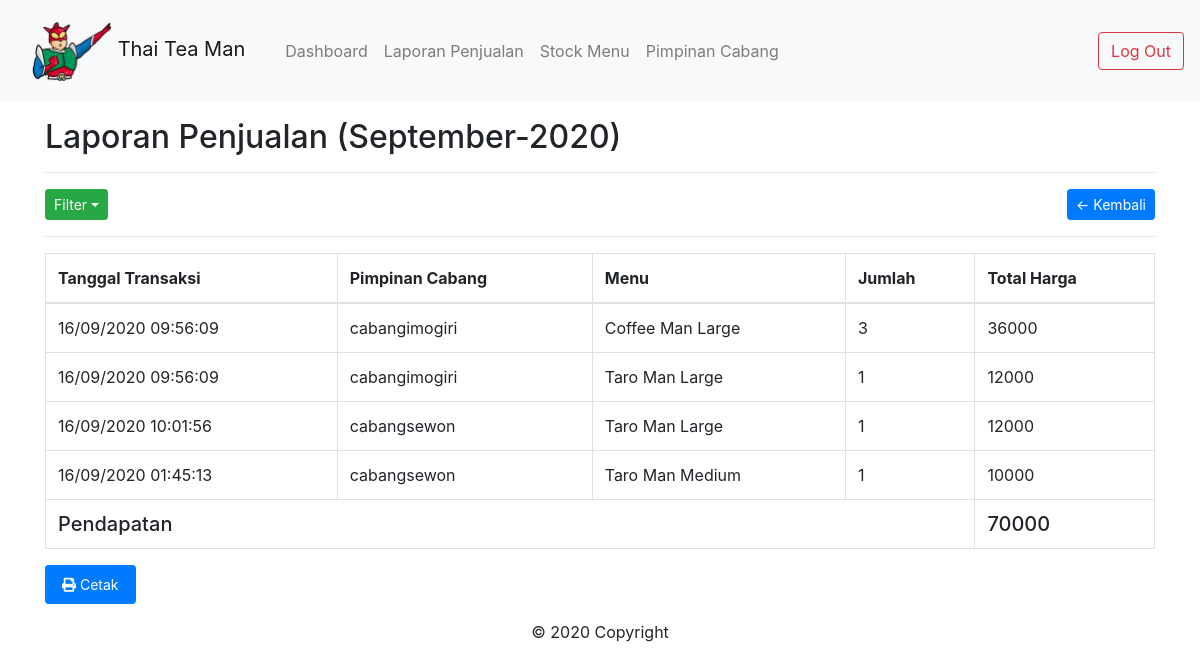
The page /admin/transaksi.php (signed in) on the database its author committed.
### tables this page shows
CREATE TABLE `tb_transaksi` (
  `id` int(11) NOT NULL,
  `id_barang` int(11) NOT NULL,
  `id_user` int(11) NOT NULL,
  `jumlah_barang` int(11) NOT NULL,
  `tanggal_transaksi` timestamp NULL DEFAULT current_timestamp()
);

CREATE TABLE `tb_users` (
  `id` int(11) NOT NULL,
  `nama` varchar(255) NOT NULL,
  `password` varchar(255) NOT NULL,
  `jabatan` enum('admin','kasir') NOT NULL
);

CREATE TABLE `tb_barang` (
  `id` int(11) NOT NULL,
  `nama_barang` varchar(255) NOT NULL,
  `jenis_barang` varchar(255) NOT NULL,
  `harga` varchar(100) NOT NULL
);

### admin/transaksi.php (called while the page is built, shortened)
<?php
require_once '../config/db.php';
$tb_kasir 		= $conn->query("SELECT id, nama FROM tb_users WHERE jabatan = 'kasir'");
$data_kasir 	= $tb_kasir->fetch_all(MYSQLI_ASSOC);
$date  			= $conn->query("SELECT DATE_FORMAT(SYSDATE(), '%Y-%m')")->fetch_row();
$sysdate  		= $date[0];
if(isset($_POST['id_kasir']) && $_POST['id_kasir']>0){
	$sysdate = $_POST['date'];
	$mydate = DateTime::createFromFormat('Y-m', $sysdate)->format('F-Y');
	$nama_kasir = $data_kasir[searchForId($_POST['id_kasir'],$data_kasir,'id')]['nama'];
	$id = $_POST['id_kasir'];
	$where = " WHERE tb_transaksi.id_user = $id AND DATE_FORMAT(tb_transaksi.tanggal_transaksi, '%Y-%m') = '$sysdate'";
}
else{
	$mydate = DateTime::createFromFormat('Y-m', $sysdate)->format('F-Y');
	$where=" WHERE DATE_FORMAT(tb_transaksi.tanggal_transaksi, '%Y-%m') = '$sysdate'";
}
$tb_transaksi 		= $conn->query("SELECT tb_transaksi.*, tb_barang.*, tb_users.nama, (tb_barang.harga * tb_transaksi.jumlah_barang) AS Total FROM tb_transaksi INNER JOIN tb_barang ON tb_transaksi.id_barang = tb_barang.id INNER JOIN tb_users ON tb_transaksi.id_user = tb_users.id".$where);
$data_tb_transaksi 	= $tb_transaksi->fetch_all(MYSQLI_ASSOC);
$total = [];
for ($i=0; $i < $tb_transaksi->num_rows; $i++) {
	array_push($total, $data_tb_transaksi[$i]['Total']);
}
$total_transaksi = array_sum($total);
require_once 'includes/header.php';
require_once 'includes/transaksi.php';
require_once 'includes/footer.php';
?>

### admin/includes/transaksi.php (the view, shortened to what this page needs)
<div class="container mt-3">
	<h2>Laporan Penjualan (<?= $mydate ?>)</h2>
	<hr>
	<div class="dropdown">
    	<button type="button" class="btn btn-success dropdown-toggle btn-sm float-left" data-toggle="dropdown">Filter</button>
	</div>
	<a href="index.php" class="btn btn-primary btn-sm float-right">&larr; Kembali</a>
	<div class="clearfix"></div>
	<hr>
	<table class="table table-bordered">
	<thead class="thead-light" class="align-middle">
		<thead>
			<tr>
				<th>Tanggal Transaksi</th>
				<th>Pimpinan Cabang</th>
				<th>Menu</th>
				<th>Jumlah</th>
				<th>Total Harga</th>
			</tr>
		</thead>
		<tbody>
			<?php foreach ($data_tb_transaksi as $data): ?>
			<tr>
				<td><?= date('d/m/Y h:i:s', strtotime($data['tanggal_transaksi'])) ?></td>
				<td><?= $data['nama'] ?></td>
				<td><?= $data['nama_barang'] ?></td>
				<td><?= $data['jumlah_barang'] ?></td>
				<td><?= $data['jumlah_barang']*$data['harga'] ?></td>
			</tr>
			<?php endforeach ?>
			<tr>
				<td colspan="4" class="h5">Pendapatan</td>
				<td class="h5"><?= $total_transaksi?></td>
			</tr>
		</tbody>
	</table>
	<button class="nav-link btn btn-primary btn-sm text-white" onclick="window.print()" id='print'><i class="fas fa-print    "></i> Cetak</button>
</div>

### rows shown on the page
tb_transaksi: tanggal_transaksi "16/09/2020 09:56:09", id_user.nama "cabangimogiri", id_barang.nama_barang "Coffee Man Large", jumlah_barang "3", $data['jumlah_barang']*$data['harga'] "36000"
tb_transaksi: tanggal_transaksi "16/09/2020 09:56:09", id_user.nama "cabangimogiri", id_barang.nama_barang "Taro Man Large", jumlah_barang "1", $data['jumlah_barang']*$data['harga'] "12000"
tb_transaksi: tanggal_transaksi "16/09/2020 10:01:56", id_user.nama "cabangsewon", id_barang.nama_barang "Taro Man Large", jumlah_barang "1", $data['jumlah_barang']*$data['harga'] "12000"
tb_transaksi: tanggal_transaksi "16/09/2020 01:45:13", id_user.nama "cabangsewon", id_barang.nama_barang "Taro Man Medium", jumlah_barang "1", $data['jumlah_barang']*$data['harga'] "10000"

### other values the page prints
$mydate "September-2020"
$total_transaksi "70000"
